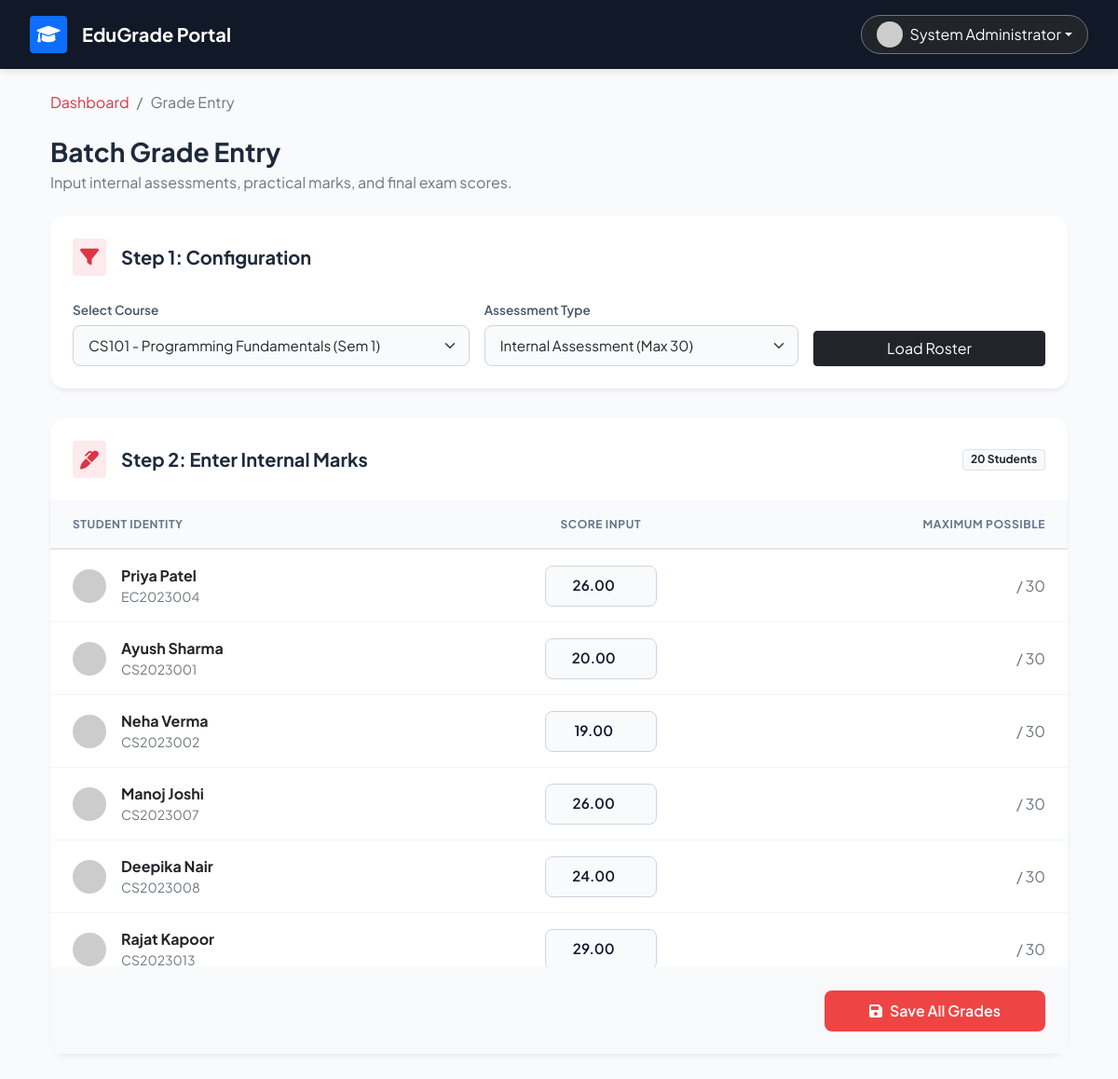
The app's page /grade_entry.php?course_id=1 (signed in) with its own data.
### tables this page shows
CREATE TABLE `enrollments` (
  `id` int(11) NOT NULL,
  `student_id` int(11) NOT NULL,
  `course_id` int(11) NOT NULL,
  `academic_year` varchar(20) DEFAULT NULL,
  `semester` int(11) DEFAULT NULL
);

CREATE TABLE `users` (
  `id` int(11) NOT NULL,
  `username` varchar(50) NOT NULL,
  `password` varchar(255) NOT NULL,
  `full_name` varchar(100) NOT NULL,
  `email` varchar(100) DEFAULT NULL,
  `role` enum('student','faculty','admin') DEFAULT 'student',
  `created_at` timestamp NOT NULL DEFAULT current_timestamp()
);

CREATE TABLE `students` (
  `id` int(11) NOT NULL,
  `user_id` int(11) NOT NULL,
  `roll_number` varchar(20) NOT NULL,
  `department` varchar(100) DEFAULT NULL,
  `current_semester` int(11) DEFAULT 1,
  `admission_year` year(4) DEFAULT NULL
);

### grade_entry.php (the view, shortened to what this page needs)
<?php
require_once 'config.php';
$courses = $pdo->query("SELECT id, course_code, course_name, semester FROM courses ORDER BY course_code")->fetchAll();
$selected_course = isset($_GET['course_id']) ? (int)$_GET['course_id'] : 0;
$selected_type = isset($_GET['type']) ? $_GET['type'] : 'internal';
$students_data = [];
if ($selected_course > 0) {
    $sql = "SELECT e.id as enrollment_id, s.roll_number, u.full_name,
            COALESCE(g.marks_obtained, '') as marks
            FROM enrollments e
            JOIN students s ON e.student_id = s.id
            JOIN users u ON s.user_id = u.id
            LEFT JOIN grades g ON e.id = g.enrollment_id AND g.assessment_type = ?
            WHERE e.course_id = ?";
    $stmt = $pdo->prepare($sql);
    $stmt->execute([$selected_type, $selected_course]);
    $students_data = $stmt->fetchAll();
}
?>
<!DOCTYPE html>
<html lang="en">
<head>
    <link href="https://cdn.jsdelivr.net/npm/bootstrap@5.1.3/dist/css/bootstrap.min.css" rel="stylesheet">
    <link rel="stylesheet" href="https://cdnjs.cloudflare.com/ajax/libs/font-awesome/6.0.0/css/all.min.css">
</head>
<body>
    <nav class="top-navbar d-flex justify-content-between align-items-center mb-4">
        <div class="d-flex align-items-center">
            <div class="bg-primary text-white rounded p-2 me-3 d-flex align-items-center justify-content-center" style="width: 40px; height: 40px;">
                <i class="fas fa-graduation-cap fs-5"></i>
            </div>
            <h5 class="mb-0 fw-bold">EduGrade Portal</h5>
        </div>
        <div>
            <div class="dropdown">
                <button class="btn btn-dark border-secondary dropdown-toggle d-flex align-items-center rounded-pill px-3" type="button" id="userMenu" data-bs-toggle="dropdown">
                    <img src="https://ui-avatars.com/api/?name=<?php echo urlencode($_SESSION['full_name']); ?>&background=ef4444&color=fff" class="rounded-circle me-2" width="28" height="28">
                    <span class="fw-semibold"><?php echo htmlspecialchars($_SESSION['full_name']); ?></span>
                </button>
            </div>
        </div>
    </nav>
    <div class="container px-4 pb-5">
        <nav aria-label="breadcrumb" class="mb-4">
            <ol class="breadcrumb">
                <li class="breadcrumb-item"><a href="faculty_dashboard.php" class="text-decoration-none text-danger fw-semibold">Dashboard</a></li>
                <li class="breadcrumb-item active" aria-current="page">Grade Entry</li>
            </ol>
        </nav>
        <div class="d-flex justify-content-between align-items-end mb-4">
            <div>
                <h3 class="fw-bold mb-1">Batch Grade Entry</h3>
                <p class="text-muted mb-0">Input internal assessments, practical marks, and final exam scores.</p>
            </div>
        </div>
        <div class="card border-0">
            <div class="card-body p-4">
                <div class="d-flex align-items-center mb-4">
                    <div class="bg-danger bg-opacity-10 text-danger rounded p-2 me-3" style="background-color: #fef2f2; color: #ef4444;">
                        <i class="fas fa-filter fa-lg"></i>
                    </div>
                    <h5 class="fw-bold mb-0">Step 1: Configuration</h5>
                </div>
                <form method="GET" class="row g-3 align-items-end">
                    <div class="col-md-5">
                        <label class="form-label">Select Course</label>
                        <select name="course_id" class="form-select" required>
                            <?php foreach($courses as $course): ?>
                                <option value="<?php echo $course['id']; ?>" <?php echo ($selected_course == $course['id']) ? 'selected' : ''; ?>>
                                    <?php echo htmlspecialchars($course['course_code'] . ' - ' . $course['course_name'] . ' (Sem '.$course['semester'].')'); ?>
                                </option>
                            <?php endforeach; ?>
                        </select>
                    </div>
                    <div class="col-md-4">
                        <label class="form-label">Assessment Type</label>
                        <select name="type" class="form-select">
                            <option value="internal" <?php echo ($selected_type == 'internal') ? 'selected' : ''; ?>>Internal Assessment (Max 30)</option>
                        </select>
                    </div>
                    <div class="col-md-3">
                        <button type="submit" class="btn btn-dark w-100">Load Roster</button>
                    </div>
                </form>
            </div>
        </div>
        <?php if($selected_course > 0 && !empty($students_data)): ?>
        <div class="card border-0">
            <div class="card-body p-0">
                <div class="p-4 border-bottom border-light d-flex justify-content-between align-items-center">
                    <div class="d-flex align-items-center">
                        <div class="bg-danger bg-opacity-10 text-danger rounded p-2 me-3" style="background-color: #fef2f2; color: #ef4444;">
                            <i class="fas fa-marker fa-lg"></i>
                        </div>
                        <h5 class="fw-bold mb-0">Step 2: Enter <?php echo ucfirst($selected_type); ?> Marks</h5>
                    </div>
                    <span class="badge bg-light text-dark border"><?php echo count($students_data); ?> Students</span>
                </div>
                <form method="POST">
                    <div class="table-responsive" style="max-height: 500px; overflow-y: auto;">
                        <table class="table table-hover align-middle">
                            <thead>
                                <tr>
                                    <th class="ps-4" style="width: 40%">Student Identity</th>
                                    <th class="text-center">Score Input</th>
                                    <th class="pe-4 text-end">Maximum Possible</th>
                                </tr>
                            </thead>
                            <tbody>
                                <?php
                                $max = ($selected_type == 'internal') ? 30 : (($selected_type == 'practical') ? 20 : 50);
                                foreach($students_data as $student): ?>
                                <tr>
                                    <td class="ps-4">
                                        <div class="d-flex align-items-center">
                                            <img src="https://ui-avatars.com/api/?name=<?php echo urlencode($student['full_name']); ?>&background=f1f5f9&color=475569" class="rounded-circle me-3" width="36" height="36">
                                            <div>
                                                <div class="fw-bold text-dark"><?php echo htmlspecialchars($student['full_name']); ?></div>
                                                <div class="text-muted small"><?php echo htmlspecialchars($student['roll_number']); ?></div>
                                            </div>
                                        </div>
                                    </td>
                                    <td class="text-center">
                                        <div class="d-flex justify-content-center">
                                            <input type="number" step="0.01" name="marks[<?php echo $student['enrollment_id']; ?>]"
                                                   value="<?php echo htmlspecialchars($student['marks']); ?>"
                                                   class="form-control inline-input"
                                                   min="0" max="<?php echo $max; ?>"
                                                   placeholder="--"
                                                   required>
                                        </div>
                                    </td>
                                    <td class="pe-4 text-end text-muted fw-semibold">
                                        / <?php echo $max; ?>
                                    </td>
                                </tr>
                                <?php endforeach; ?>
                            </tbody>
                        </table>
                    </div>
                    <div class="p-4 border-top border-light bg-light rounded-bottom text-end">
                        <button type="submit" name="save_grades" class="btn btn-rose px-5">
                            <i class="fas fa-save me-2"></i>Save All Grades
                        </button>
                    </div>
                </form>
            </div>
        </div>
        <?php endif; ?>
    </div>
</body>
</html>

### grade_entry.php (style rules this page uses)
body { font-family: 'Plus Jakarta Sans', sans-serif; background-color: #f8fafc; color: #1e293b; }
.top-navbar { background-color: #111827; color: white; padding: 1rem 2rem; box-shadow: 0 4px 6px -1px rgba(0, 0, 0, 0.1); }
.card { border-radius: 16px; border: none; box-shadow: 0 4px 6px -1px rgba(0, 0, 0, 0.05), 0 2px 4px -1px rgba(0, 0, 0, 0.03); background: #ffffff; margin-bottom: 2rem; }
.form-control, .form-select { border-radius: 8px; border: 1px solid #cbd5e1; padding: 0.6rem 1rem; font-size: 0.95rem; background-color: #f8fafc; }
.form-label { font-size: 0.85rem; font-weight: 600; color: #475569; margin-bottom: 0.4rem; }
.btn-rose { background-color: #ef4444; color: white; border: none; border-radius: 8px; font-weight: 600; padding: 0.6rem 1.2rem; transition: all 0.2s; }
.table { margin-bottom: 0; border-collapse: separate; border-spacing: 0; }
.table thead th { background-color: #f8fafc; color: #64748b; font-size: 0.75rem; font-weight: 700; text-transform: uppercase; letter-spacing: 0.05em; border-bottom: 2px solid #e2e8f0; padding: 1rem; position: sticky; top: 0; z-index: 10; }
.table tbody td { padding: 1rem; vertical-align: middle; border-bottom: 1px solid #f1f5f9; color: #334155; }
.inline-input { width: 120px; text-align: center; font-weight: 600; color: #0f172a; }

### records on screen
enrollments: users.full_name "Priya Patel", student.roll_number "EC2023004", marks "26.00"
enrollments: users.full_name "Ayush Sharma", student.roll_number "CS2023001", marks "20.00"
enrollments: users.full_name "Neha Verma", student.roll_number "CS2023002", marks "19.00"
enrollments: users.full_name "Manoj Joshi", student.roll_number "CS2023007", marks "26.00"
enrollments: users.full_name "Deepika Nair", student.roll_number "CS2023008", marks "24.00"
enrollments: users.full_name "Rajat Kapoor", student.roll_number "CS2023013", marks "29.00"

### other values on screen
$_SESSION['full_name'] "System Administrator"
$selected_type "Internal"
count($students_data) "20"
form field course_id "CS101 - Programming Fundamentals (Sem 1)"
